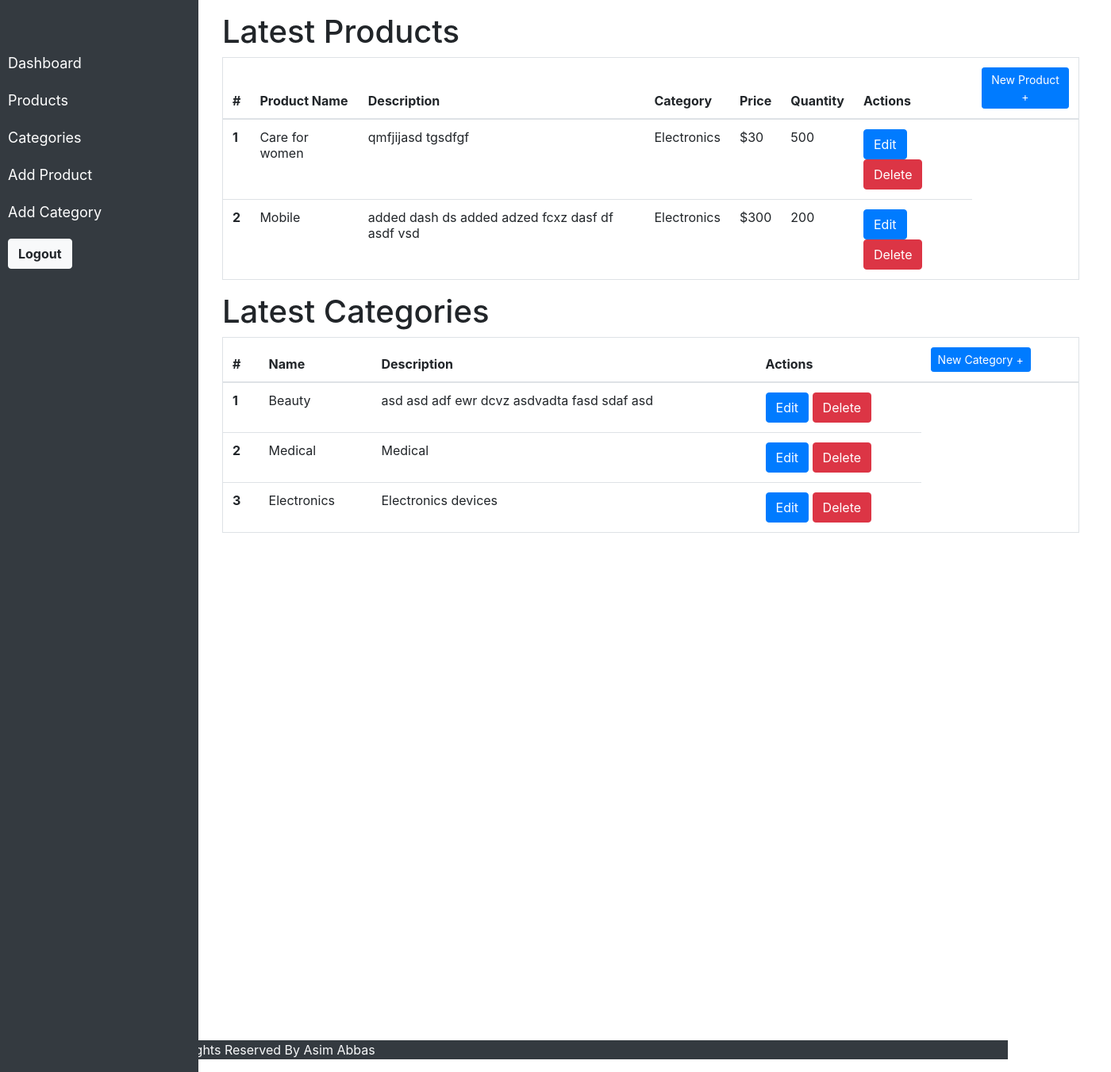
The app's page /admin/index.php (signed in) with its own data.
### tables this page shows
CREATE TABLE `products` (
  `id` int(11) NOT NULL,
  `name` varchar(100) NOT NULL,
  `description` varchar(200) NOT NULL,
  `category` varchar(100) NOT NULL,
  `price` int(10) NOT NULL,
  `quantity` int(10) NOT NULL
);

CREATE TABLE `categories` (
  `id` int(11) NOT NULL,
  `name` varchar(100) NOT NULL,
  `description` varchar(200) NOT NULL
);

### admin/database.php (called while the page is built, shortened)
<?php
class Database {
    private $conn;
    private $servername = "localhost";
    private $username = "root";
    private $password = "";
    private $dbname = "wms";
    public function __construct() {
        $this->conn = new mysqli($this->servername, $this->username, $this->password, $this->dbname);
    }
    public function read($table, $condition = "", $limit = "", $order = "") {
        $sql = "SELECT * FROM $table";
        if (!empty($condition)) {
            $sql .= " WHERE $condition";
        }
        if (!empty($order)) {
            $sql .= " ORDER BY $order";
        }
        if (!empty($limit)) {
            $sql .= " LIMIT $limit";
        }
        $result = $this->conn->query($sql);
        if ($result->num_rows > 0) {
            $rows = array();
            while ($row = $result->fetch_assoc()) {
                $rows[] = $row;
            }
            return $rows;
        } else {
            return array();
        }
    }
}

### admin/index.php (the view, shortened to what this page needs)
    <?php
    include 'assests/sidebar.php';
    include 'assests/header.php';
    require 'database.php';
    $database = new Database();
     ?>
    <div class="container" style="margin-left: 250px;">
    <div class="container-fluid">
    <h1>Latest Products</h1>
    <table class="table border">
  <thead>
    <tr>
      <th scope="col">#</th>
      <th scope="col">Product Name</th>
      <th scope="col">Description</th>
      <th scope="col">Category</th>
      <th scope="col">Price</th>
      <th scope="col">Quantity</th>
      <th scope="col">Actions</th>
      <th scope="col"><a href="add_product.php" class="btn btn-primary btn-sm">New Product +</a></th>
    </tr>
  </thead>
  <tbody>
    <?php $result = $database->read('products', "", 5, 'id DESC');
        $i = 1;
        foreach($result as $row){
    ?>
    <tr>
      <th scope="row"><?= $i ?></th>
      <td><?= $row["name"] ?></td>
      <td><?= $row["description"] ?></td>
      <?php $category = $database->read('categories', "id = " . $row['category']); ?>
      <td><?= $category[0]['name'] ?></td>
      <td>$<?= $row["price"] ?></td>
      <td><?= $row["quantity"] ?></td>
      <td><button type="button" class="btn btn-primary edit-btn" id="edit-btn" data-toggle="modal" data-target="#editModal" data-product-id="<?= $row['id'] ?>">Edit</button>
      <button type="button" class="btn btn-danger delete" id="delete" data-product-id="<?= $row['id'] ?>">Delete</button>
    </td>
    </tr>
    <?php
     $i++;
  } ?>
  </tbody>
</table>
</div>
    <div class="container-fluid">
    <h1>Latest Categories</h1>
    <table class="table border">
  <thead>
    <tr>
      <th scope="col">#</th>
      <th scope="col">Name</th>
      <th scope="col">Description</th>
      <th scope="col">Actions</th>
      <th scope="col"><a href="add_category.php" class="btn btn-primary btn-sm">New Category +</a></th>
    </tr>
  </thead>
  <tbody>
  <?php $result = $database->read('categories', "", 5, 'id DESC');
        $i = 1;
        foreach($result as $row){
    ?>
    <tr>
      <th scope="row"><?= $i ?></th>
      <td><?= $row["name"] ?></td>
      <td><?= $row["description"] ?></td>
      <td>
        <button type="button" class="btn btn-primary edit-btn2"
                data-toggle="modal" data-target="#editModal2"
                data-category-id="<?= $row['id'] ?>">
            Edit
        </button>
      <button type="button" class="btn btn-danger delete2" id="delete2" data-category-id="<?= $row['id'] ?>">Delete</button>
      </td>
    </tr>
    <?php
     $i++;
        }
    ?>
  </tbody>
</table>
</div>
    </div>
<?php include 'assests/footer.php'; ?>
</html>

### admin/assests/sidebar.php
<div class="sidebar">
        <a href="index.php">Dashboard</a>
        <a href="products.php">Products</a>
        <a href="categories.php">Categories</a>
        <a href="add_product.php">Add Product</a>
        <a href="add_category.php">Add Category</a>
        <a href="../user/logout.php"><button class="btn  btn-light"><b>Logout</b></button></a>
    </div>

### admin/assests/header.php (shortened to what this page needs)
<html lang="en">
<head>
    <link href="https://maxcdn.bootstrapcdn.com/bootstrap/4.5.2/css/bootstrap.min.css" rel="stylesheet">
    <link href="https://cdnjs.cloudflare.com/ajax/libs/font-awesome/5.15.4/css/all.min.css" rel="stylesheet">
</head>
<body>

### admin/assests/footer.php (shortened to what this page needs)
</body>
<footer>
  <div style="margin-top:40rem;" class="container bg-dark text-light mb-0 mt-[20px] ">
    <p>© 2023 All Rights Reserved By Asim Abbas</p>
  </div>
</footer>

### admin/assests/header.php (style rules this page uses)
.sidebar { height: 100%; width: 250px; position: fixed; top: 0; left: 0; background-color: #343a40; padding-top: 56px; }
.sidebar a { padding: 10px; text-decoration: none; font-size: 18px; color: white; display: block; }

### records on screen
products: name "Care for women", description "qmfjijasd tgsdfgf", categories.name "Electronics", price "30", quantity "500"
products: name "Mobile", description "added dash ds added adzed fcxz dasf df asdf vsd", categories.name "Electronics", price "300", quantity "200"
categories: name "Beauty", description "asd asd adf ewr dcvz asdvadta fasd sdaf asd"
categories: name "Medical", description "Medical"
categories: name "Electronics", description "Electronics devices"
